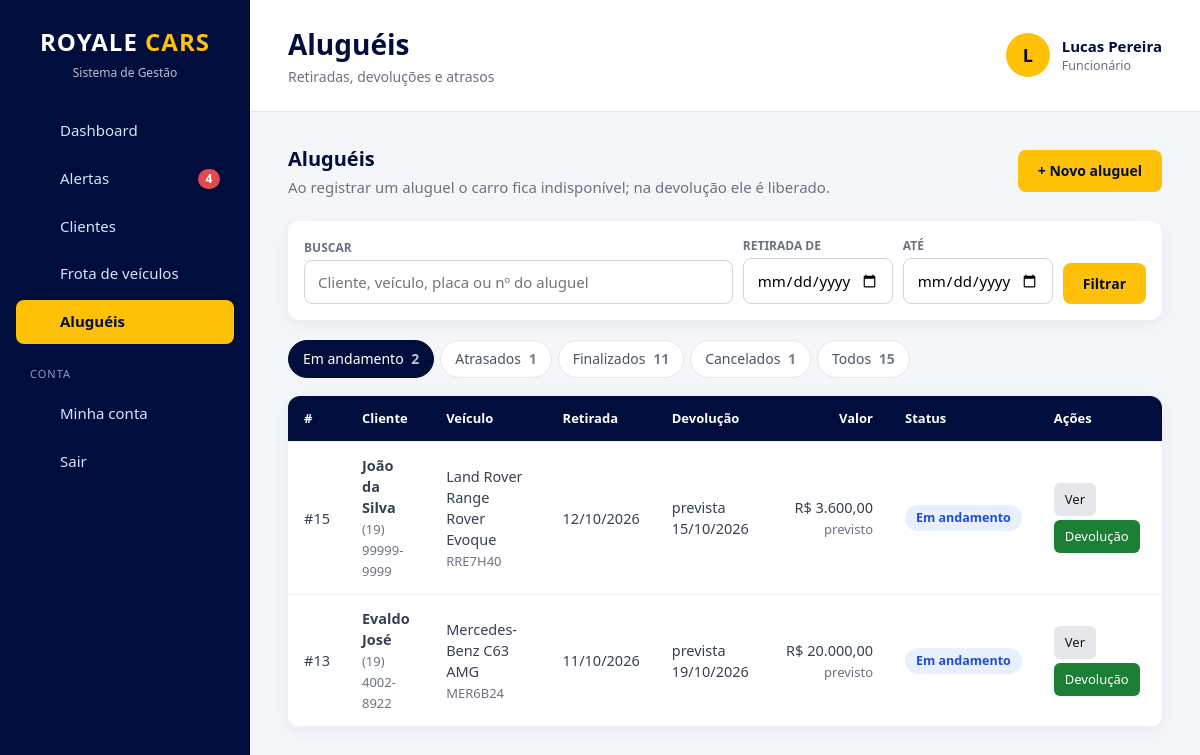
The page /locacoes/index.php (signed in) on the database its author committed.
### tables this page shows
CREATE TABLE `usuarios` (
    `id`            INT          NOT NULL AUTO_INCREMENT,
    `nome`          VARCHAR(100) NOT NULL,
    `email`         VARCHAR(150) NOT NULL,
    `senha`         VARCHAR(255) NOT NULL,
    `cargo`         ENUM('chefe','gerente','funcionario') NOT NULL DEFAULT 'funcionario',
    `ativo`         TINYINT(1)   NOT NULL DEFAULT 1,
    `trocar_senha`  TINYINT(1)   NOT NULL DEFAULT 0,
    `ultimo_acesso` DATETIME     NULL,
    `criado_em`     TIMESTAMP    NOT NULL DEFAULT CURRENT_TIMESTAMP,
    `atualizado_em` TIMESTAMP    NULL ON UPDATE CURRENT_TIMESTAMP,

    PRIMARY KEY (`id`),
    UNIQUE KEY `uk_usuarios_email` (`email`),

    CONSTRAINT `ck_usuarios_nome`  CHECK (CHAR_LENGTH(TRIM(`nome`)) >= 3),
    CONSTRAINT `ck_usuarios_email` CHECK (`email` LIKE '_%@_%._%'),
    CONSTRAINT `ck_usuarios_ativo` CHECK (`ativo` IN (0, 1))
);

CREATE TABLE `locacoes` (
    `id`              INT           NOT NULL AUTO_INCREMENT,
    `cliente_id`      INT           NOT NULL,
    `veiculo_id`      INT           NOT NULL,
    `usuario_id`      INT           NULL,
    `data_retirada`   DATE          NOT NULL,
    `data_prevista`   DATE          NOT NULL,
    `data_devolucao`  DATE          NULL,
    `valor_diaria`    DECIMAL(10,2) NOT NULL,
    `dias_previstos`  INT           NOT NULL,
    `valor_previsto`  DECIMAL(10,2) NOT NULL,
    `dias_atraso`     INT           NOT NULL DEFAULT 0,
    `valor_atraso`    DECIMAL(10,2) NOT NULL DEFAULT 0,
    `valor_total`     DECIMAL(10,2) NOT NULL DEFAULT 0,
    `status`          ENUM('Em andamento','Finalizada','Cancelada') NOT NULL DEFAULT 'Em andamento',
    `observacoes`     TEXT          NULL,
    `finalizado_por`  INT           NULL,
    `finalizado_em`   DATETIME      NULL,
    `criado_em`       TIMESTAMP     NOT NULL DEFAULT CURRENT_TIMESTAMP,

    PRIMARY KEY (`id`),
    KEY `idx_locacoes_status`  (`status`, `data_prevista`),
    KEY `idx_locacoes_devolucao` (`data_devolucao`),

    CONSTRAINT `fk_locacoes_cliente`
        FOREIGN KEY (`cliente_id`) REFERENCES `clientes` (`id`),
    CONSTRAINT `fk_locacoes_veiculo`
        FOREIGN KEY (`veiculo_id`) REFERENCES `veiculos` (`id`),
    CONSTRAINT `fk_locacoes_usuario`
        FOREIGN KEY (`usuario_id`) REFERENCES `usuarios` (`id`) ON DELETE SET NULL,
    CONSTRAINT `fk_locacoes_finalizado_por`
        FOREIGN KEY (`finalizado_por`) REFERENCES `usuarios` (`id`) ON DELETE SET NULL,

    CONSTRAINT `ck_locacoes_periodo`
        CHECK (`data_prevista` >= `data_retirada`),
    CONSTRAINT `ck_locacoes_devolucao`
        CHECK (`data_devolucao` IS NULL OR `data_devolucao` >= `data_retirada`),
    CONSTRAINT `ck_locacoes_valores`
        CHECK (`valor_diaria` > 0 AND `valor_previsto` >= 0
               AND `valor_atraso` >= 0 AND `valor_total` >= 0),
    CONSTRAINT `ck_locacoes_dias`
        CHECK (`dias_previstos` >= 1 AND `dias_atraso` >= 0)
);

CREATE TABLE `clientes` (
    `id`            INT          NOT NULL AUTO_INCREMENT,
    `nome`          VARCHAR(150) NOT NULL,
    `cpf`           CHAR(11)     NOT NULL,
    `cnh`           CHAR(11)     NOT NULL,
    `cnh_validade`  DATE         NOT NULL,
    `email`         VARCHAR(150) NOT NULL,
    `telefone`      VARCHAR(11)  NOT NULL,
    `arquivado`     TINYINT(1)   NOT NULL DEFAULT 0,
    `arquivado_em`  DATETIME     NULL,
    `criado_em`     TIMESTAMP    NOT NULL DEFAULT CURRENT_TIMESTAMP,
    `atualizado_em` TIMESTAMP    NULL ON UPDATE CURRENT_TIMESTAMP,

    PRIMARY KEY (`id`),
    UNIQUE KEY `uk_clientes_cpf`   (`cpf`),
    UNIQUE KEY `uk_clientes_cnh`   (`cnh`),
    UNIQUE KEY `uk_clientes_email` (`email`),

    CONSTRAINT `ck_clientes_nome`     CHECK (CHAR_LENGTH(TRIM(`nome`)) >= 3),
    CONSTRAINT `ck_clientes_cpf`      CHECK (`cpf` REGEXP '^[0-9]{11}$'),
    CONSTRAINT `ck_clientes_cnh`      CHECK (`cnh` REGEXP '^[0-9]{11}$'),
    CONSTRAINT `ck_clientes_email`    CHECK (`email` LIKE '_%@_%._%'),
    CONSTRAINT `ck_clientes_telefone` CHECK (`telefone` REGEXP '^[1-9][1-9][0-9]{8,9}$'),
    CONSTRAINT `ck_clientes_arquivado` CHECK (`arquivado` IN (0, 1))
);

CREATE TABLE `veiculos` (
    `id`            INT           NOT NULL AUTO_INCREMENT,
    `marca`         VARCHAR(100)  NOT NULL,
    `modelo`        VARCHAR(100)  NOT NULL,
    `ano`           SMALLINT      NOT NULL,
    `placa`         VARCHAR(7)    NOT NULL,
    `chassi`        CHAR(17)      NOT NULL,
    `valor_diaria`  DECIMAL(10,2) NOT NULL,
    `imagem`        VARCHAR(255)  NULL,
    `status`        ENUM('Disponível','Alugado','Em manutenção') NOT NULL DEFAULT 'Disponível',
    `arquivado`     TINYINT(1)    NOT NULL DEFAULT 0,
    `arquivado_em`  DATETIME      NULL,
    `criado_em`     TIMESTAMP     NOT NULL DEFAULT CURRENT_TIMESTAMP,
    `atualizado_em` TIMESTAMP     NULL ON UPDATE CURRENT_TIMESTAMP,

    PRIMARY KEY (`id`),
    UNIQUE KEY `uk_veiculos_placa`  (`placa`),
    UNIQUE KEY `uk_veiculos_chassi` (`chassi`),
    KEY `idx_veiculos_status` (`status`, `arquivado`),

    CONSTRAINT `ck_veiculos_placa`
        CHECK (`placa` REGEXP '^[A-Z]{3}[0-9][A-Z0-9][0-9]{2}$'),
    CONSTRAINT `ck_veiculos_chassi`
        CHECK (`chassi` REGEXP '^[A-HJ-NPR-Z0-9]{17}$'),
    CONSTRAINT `ck_veiculos_ano`
        CHECK (`ano` BETWEEN 1950 AND 2100),
    CONSTRAINT `ck_veiculos_diaria`
        CHECK (`valor_diaria` > 0),
    CONSTRAINT `ck_veiculos_arquivado`
        CHECK (`arquivado` IN (0, 1))
);

### locacoes/index.php (the view, shortened to what the rows shown need)
<?php
require __DIR__ . '/../includes/bootstrap.php';
exigir_permissao('locacoes_ver');
$abas = [
    'andamento'   => ['texto' => 'Em andamento', 'sql' => "l.status = 'Em andamento' AND l.data_prevista >= CURDATE()"],
    'atrasadas'   => ['texto' => 'Atrasados',    'sql' => "l.status = 'Em andamento' AND l.data_prevista < CURDATE()"],
    'finalizadas' => ['texto' => 'Finalizados',  'sql' => "l.status = 'Finalizada'"],
    'canceladas'  => ['texto' => 'Cancelados',   'sql' => "l.status = 'Cancelada'"],
    'todas'       => ['texto' => 'Todos',        'sql' => '1 = 1'],
];
$aba = $_GET['aba'] ?? 'andamento';
$filtro = '1 = 1';
$parametros = [];
$base = 'FROM locacoes l
         JOIN clientes c ON c.id = l.cliente_id
         JOIN veiculos v ON v.id = l.veiculo_id';
$contagem = [];
foreach ($abas as $chave => $info) {
    $contagem[$chave] = (int) db_valor("SELECT COUNT(*) {$base} WHERE {$filtro} AND {$info['sql']}", $parametros);
}
[$limite, $offset, $pagina, $totalPaginas] = paginar($contagem[$aba]);
$ordem = in_array($aba, ['andamento', 'atrasadas'], true) ? 'l.data_prevista ASC' : 'l.id DESC';
$locacoes = db_todos(
    "SELECT l.*, c.nome AS cliente, c.telefone, v.marca, v.modelo, v.placa
     {$base}
     WHERE {$filtro} AND {$abas[$aba]['sql']}
     ORDER BY {$ordem}
     LIMIT {$limite} OFFSET {$offset}",
    $parametros
);
$titulo = 'Aluguéis';
require RAIZ . '/includes/cabecalho.php';
?>
<div class="page-header">
    <div>
        <h2>Aluguéis</h2>
    </div>
</div>
<div class="table-container">
    <table>
        <thead>
            <tr>
                <th>#</th>
                <th>Cliente</th>
                <th>Veículo</th>
                <th>Retirada</th>
                <th>Devolução</th>
                <th class="numero">Valor</th>
                <th>Status</th>
                <th>Ações</th>
            </tr>
        </thead>
        <tbody>
            <?php foreach ($locacoes as $l): ?>
                <?php $status = status_locacao($l); ?>
                <tr class="<?= $status === 'Atrasada' ? 'linha-alerta' : '' ?>">
                    <td>#<?= $l['id'] ?></td>
                    <td>
                        <strong><?= e($l['cliente']) ?></strong><br>
                        <span class="texto-fraco"><?= e(formatar_telefone($l['telefone'])) ?></span>
                    </td>
                    <td>
                        <?= e(nome_veiculo($l)) ?><br>
                        <span class="texto-fraco nowrap"><?= e(formatar_placa($l['placa'])) ?></span>
                    </td>
                    <td><?= data_br($l['data_retirada']) ?></td>
                    <td>
                        <?php if ($l['data_devolucao']): ?>
                            <?= data_br($l['data_devolucao']) ?>
                        <?php else: ?>
                            <span class="<?= $status === 'Atrasada' ? 'texto-vermelho' : '' ?>">prevista <?= data_br($l['data_prevista']) ?></span>
                        <?php endif; ?>
                    </td>
                    <td class="numero">
                        <?= moeda($l['status'] === 'Cancelada' ? $l['valor_previsto'] : $l['valor_total']) ?>
                        <?php if ($l['status'] === 'Em andamento'): ?><br><small class="texto-fraco">previsto</small><?php endif; ?>
                    </td>
                    <td><?= badge_status($status) ?></td>
                    <td>
                        <a href="<?= e(url('locacoes/ver.php?id=' . $l['id'])) ?>" class="btn-small btn-claro">Ver</a>
                        <?php if ($l['status'] === 'Em andamento' && pode('locacoes_gerenciar')): ?>
                            <a href="<?= e(url('locacoes/devolver.php?id=' . $l['id'])) ?>" class="btn-small btn-success">Devolução</a>
                        <?php endif; ?>
                    </td>
                </tr>
            <?php endforeach; ?>
        </tbody>
    </table>
</div>
<?php require RAIZ . '/includes/rodape.php'; ?>

### includes/cabecalho.php (shortened to what the rows shown need)
<?php
$usuarioAtual = usuario_logado();
?>
<!DOCTYPE html>
<html lang="pt-BR">
<head>
    <link rel="stylesheet" href="<?= e(url('css/style.css')) ?>">
</head>
<body>
<aside class="sidebar" id="sidebar">
    <div class="logo">
        <h2>ROYALE <span>CARS</span></h2>
    </div>
</aside>
<main class="main">
    <header class="topbar">
        <div>
            <h1><?= e($titulo) ?></h1>
        </div>
        <?php if ($usuarioAtual): ?>
            <div class="usuario-topo">
                <div class="usuario-avatar"><?= e(mb_strtoupper(mb_substr($usuarioAtual['nome'], 0, 1))) ?></div>
                <div>
                    <strong><?= e($usuarioAtual['nome']) ?></strong>
                    <small><?= e(CARGOS[$usuarioAtual['cargo']] ?? '') ?></small>
                </div>
            </div>
        <?php endif; ?>
    </header>
    <section class="content">

### includes/funcoes.php (shortened to what the rows shown need)
<?php
function db_consulta(string $sql, array $parametros = []): mysqli_stmt
{
    global $conexao;
    $stmt = $conexao->prepare($sql);
    if ($parametros) {
        $tipos = '';
        foreach ($parametros as $i => $valor) {
            if (is_bool($valor)) {
                $parametros[$i] = (int) $valor;
                $tipos .= 'i';
            } elseif (is_int($valor)) {
                $tipos .= 'i';
            } elseif (is_float($valor)) {
                $tipos .= 'd';
            } else {
                $tipos .= 's';
            }
        }
        $stmt->bind_param($tipos, ...$parametros);
    }
    $stmt->execute();
    return $stmt;
}
function db_todos(string $sql, array $parametros = []): array
{
    $resultado = db_consulta($sql, $parametros)->get_result();
    return $resultado ? $resultado->fetch_all(MYSQLI_ASSOC) : [];
}
function db_linha(string $sql, array $parametros = []): ?array
{
    $resultado = db_consulta($sql, $parametros)->get_result();
    $linha = $resultado ? $resultado->fetch_assoc() : null;
    return $linha ?: null;
}
function db_valor(string $sql, array $parametros = [])
{
    $linha = db_linha($sql, $parametros);
    return $linha ? reset($linha) : null;
}
function url(string $caminho = ''): string
{
    return BASE_URL . '/' . ltrim($caminho, '/');
}
function e($texto): string
{
    return htmlspecialchars((string) $texto, ENT_QUOTES, 'UTF-8');
}
function moeda($valor): string
{
    return 'R$ ' . number_format((float) $valor, 2, ',', '.');
}
function data_br(?string $data): string
{
    return $data ? date('d/m/Y', strtotime($data)) : '—';
}
function formatar_telefone(?string $telefone): string
{
    $t = so_digitos($telefone);
    if (strlen($t) === 11) {
        return '(' . substr($t, 0, 2) . ') ' . substr($t, 2, 5) . '-' . substr($t, 7);
    }
    if (strlen($t) === 10) {
        return '(' . substr($t, 0, 2) . ') ' . substr($t, 2, 4) . '-' . substr($t, 6);
    }
    return (string) $telefone;
}
function formatar_placa(?string $placa): string
{
    $placa = (string) $placa;
    return preg_match('/^[A-Z]{3}\d{4}$/', $placa)
        ? substr($placa, 0, 3) . '-' . substr($placa, 3)
        : $placa;
}
function nome_veiculo(array $v): string
{
    return trim(($v['marca'] ?? '') . ' ' . ($v['modelo'] ?? ''));
}
function badge_status(string $status): string
{
    $classes = [
        'Disponível'    => 'status-verde',
        'Finalizada'    => 'status-verde',
        'Concluída'     => 'status-verde',
        'Ativo'         => 'status-verde',
        'Alugado'       => 'status-azul',
        'Em andamento'  => 'status-azul',
        'Em manutenção' => 'status-laranja',
        'Atrasada'      => 'status-vermelho',
        'Cancelada'     => 'status-cinza',
        'Inativo'       => 'status-cinza',
        'Arquivado'     => 'status-cinza',
    ];
    return '<span class="status ' . ($classes[$status] ?? 'status-cinza') . '">' . e($status) . '</span>';
}
function status_locacao(array $locacao): string
{
    return $locacao['status'];
}
function paginar(int $total, int $porPagina = 20): array
{
    $totalPaginas = max(1, (int) ceil($total / $porPagina));
    $pagina = min($totalPaginas, max(1, (int) ($_GET['pagina'] ?? 1)));
    return [$porPagina, ($pagina - 1) * $porPagina, $pagina, $totalPaginas];
}

### rows shown on the page
usuarios: nome "L", nome "Lucas Pereira", cargo "Funcionário"
locacoes: id "15", cliente.nome "João da Silva", cliente.telefone "(19) 99999-9999", veiculo.modelo "Land Rover Range Rover Evoque", veiculo.placa "RRE7H40", data_retirada "12/10/2026", data_prevista "15/10/2026", status+valor_total "R$ 3.600,00", shows "previsto", status "Em andamento"
locacoes: id "13", cliente.nome "Evaldo José", cliente.telefone "(19) 4002-8922", veiculo.modelo "Mercedes-Benz C63 AMG", veiculo.placa "MER6B24", data_retirada "11/10/2026", data_prevista "19/10/2026", status+valor_total "R$ 20.000,00", shows "previsto", status "Em andamento"

### other values the page prints
$item['texto'] "Dashboard"
$item['texto'] "Alertas"
$item['texto'] "Clientes"
$item['texto'] "Frota de veículos"
$item['texto'] "Aluguéis"
$titulo "Aluguéis"
$subtitulo "Retiradas, devoluções e atrasos"
$info['texto'] "Em andamento"
$contagem[$chave] "2"
$info['texto'] "Atrasados"
$contagem[$chave] "1"
$info['texto'] "Finalizados"
$contagem[$chave] "11"
$info['texto'] "Cancelados"
$info['texto'] "Todos"
